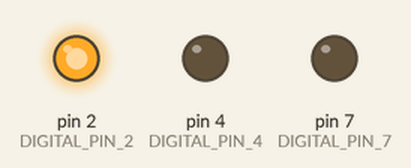
Simulated run of this sketch. Board: Arduino Uno, built with avr-gcc and run on an emulated ATmega328P. Parts: output pins drawn as LEDs (lit = HIGH).

Above: at 1.5 s.
At 3.5 s:
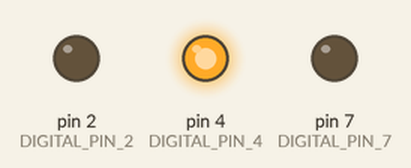
At 5.5 s:
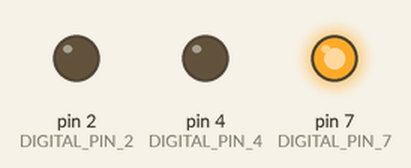
Timing chart, 0 to 9.1 s (numbered marks = the images above):
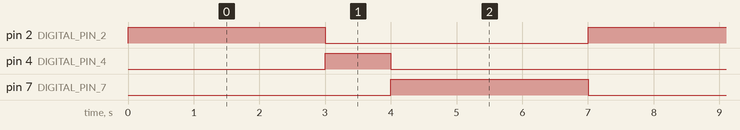

Measured:
- by itself, pin 2 (DIGITAL_PIN_2), pin 7 (DIGITAL_PIN_7): alternates HIGH for 3.0 s and LOW for 4.0 s
- by itself, pin 4 (DIGITAL_PIN_4): alternates HIGH for 1.0 s and LOW for 6.0 s
- by itself, everything shown: repeats every 7.0 s, in 4 steps

The sketch:

Arduino_homeworkTraffic_Light.ino
```cpp
int DELAY_TIME = 3000;
int DIGITAL_PIN_2 = 2;
int DIGITAL_PIN_4 = 4;
int DIGITAL_PIN_7 = 7;
void setup() {
  // put your setup code here, to run once:
pinMode(DIGITAL_PIN_2,OUTPUT);
pinMode(DIGITAL_PIN_4,OUTPUT);
pinMode(DIGITAL_PIN_7,OUTPUT);

}

void loop() {
  // put your main code here, to run repeatedly:
digitalWrite(DIGITAL_PIN_2,HIGH);
delay(DELAY_TIME);
digitalWrite(DIGITAL_PIN_2,LOW);

digitalWrite(DIGITAL_PIN_4,HIGH);
delay(1000);
digitalWrite(DIGITAL_PIN_4,LOW);

digitalWrite(DIGITAL_PIN_7,HIGH);
delay(DELAY_TIME);
digitalWrite(DIGITAL_PIN_7,LOW);
}
```
